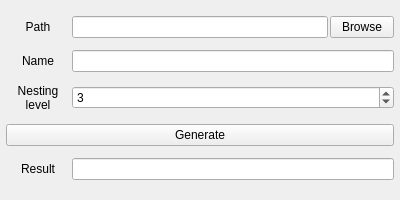
<?xml version="1.0" encoding="UTF-8"?>
<ui version="4.0">
 <class>UClassGenerator</class>
 <widget class="QWidget" name="UClassGenerator">
  <property name="geometry">
   <rect>
    <x>0</x>
    <y>0</y>
    <width>400</width>
    <height>200</height>
   </rect>
  </property>
  <property name="sizePolicy">
   <sizepolicy hsizetype="Preferred" vsizetype="Preferred">
    <horstretch>0</horstretch>
    <verstretch>0</verstretch>
   </sizepolicy>
  </property>
  <property name="minimumSize">
   <size>
    <width>400</width>
    <height>200</height>
   </size>
  </property>
  <property name="windowTitle">
   <string>Form</string>
  </property>
  <layout class="QGridLayout" name="gridLayout" rowstretch="1,1,1,1,1" columnstretch="1,4,1">
   <property name="leftMargin">
    <number>6</number>
   </property>
   <property name="topMargin">
    <number>6</number>
   </property>
   <property name="rightMargin">
    <number>6</number>
   </property>
   <property name="bottomMargin">
    <number>6</number>
   </property>
   <property name="spacing">
    <number>2</number>
   </property>
   <item row="2" column="0">
    <widget class="QLabel" name="LevelLabel">
     <property name="sizePolicy">
      <sizepolicy hsizetype="Ignored" vsizetype="Minimum">
       <horstretch>0</horstretch>
       <verstretch>0</verstretch>
      </sizepolicy>
     </property>
     <property name="text">
      <string>Nesting
level</string>
     </property>
     <property name="alignment">
      <set>Qt::AlignCenter</set>
     </property>
    </widget>
   </item>
   <item row="1" column="0">
    <widget class="QLabel" name="NameLabel">
     <property name="sizePolicy">
      <sizepolicy hsizetype="Ignored" vsizetype="Maximum">
       <horstretch>0</horstretch>
       <verstretch>0</verstretch>
      </sizepolicy>
     </property>
     <property name="text">
      <string>Name</string>
     </property>
     <property name="alignment">
      <set>Qt::AlignCenter</set>
     </property>
    </widget>
   </item>
   <item row="0" column="2">
    <widget class="QPushButton" name="BrowsePathBtn">
     <property name="sizePolicy">
      <sizepolicy hsizetype="Ignored" vsizetype="Maximum">
       <horstretch>0</horstretch>
       <verstretch>0</verstretch>
      </sizepolicy>
     </property>
     <property name="text">
      <string>Browse</string>
     </property>
    </widget>
   </item>
   <item row="3" column="0" colspan="3">
    <widget class="QPushButton" name="GenerateBtn">
     <property name="sizePolicy">
      <sizepolicy hsizetype="Ignored" vsizetype="Maximum">
       <horstretch>0</horstretch>
       <verstretch>0</verstretch>
      </sizepolicy>
     </property>
     <property name="text">
      <string>Generate</string>
     </property>
    </widget>
   </item>
   <item row="0" column="0">
    <widget class="QLabel" name="PathLabel">
     <property name="sizePolicy">
      <sizepolicy hsizetype="Ignored" vsizetype="Maximum">
       <horstretch>0</horstretch>
       <verstretch>0</verstretch>
      </sizepolicy>
     </property>
     <property name="text">
      <string>Path</string>
     </property>
     <property name="alignment">
      <set>Qt::AlignCenter</set>
     </property>
    </widget>
   </item>
   <item row="0" column="1">
    <widget class="QLineEdit" name="PathEdit">
     <property name="sizePolicy">
      <sizepolicy hsizetype="Ignored" vsizetype="Maximum">
       <horstretch>0</horstretch>
       <verstretch>0</verstretch>
      </sizepolicy>
     </property>
    </widget>
   </item>
   <item row="4" column="0">
    <widget class="QLabel" name="ResultLabel">
     <property name="sizePolicy">
      <sizepolicy hsizetype="Ignored" vsizetype="Maximum">
       <horstretch>0</horstretch>
       <verstretch>0</verstretch>
      </sizepolicy>
     </property>
     <property name="text">
      <string>Result</string>
     </property>
     <property name="alignment">
      <set>Qt::AlignCenter</set>
     </property>
    </widget>
   </item>
   <item row="4" column="1" colspan="2">
    <widget class="QLineEdit" name="ResultEdit">
     <property name="sizePolicy">
      <sizepolicy hsizetype="Ignored" vsizetype="Minimum">
       <horstretch>0</horstretch>
       <verstretch>0</verstretch>
      </sizepolicy>
     </property>
     <property name="readOnly">
      <bool>true</bool>
     </property>
    </widget>
   </item>
   <item row="1" column="1" colspan="2">
    <widget class="QLineEdit" name="NameEdit">
     <property name="sizePolicy">
      <sizepolicy hsizetype="Ignored" vsizetype="Maximum">
       <horstretch>0</horstretch>
       <verstretch>0</verstretch>
      </sizepolicy>
     </property>
    </widget>
   </item>
   <item row="2" column="1" colspan="2">
    <widget class="QSpinBox" name="LevelBox">
     <property name="sizePolicy">
      <sizepolicy hsizetype="Ignored" vsizetype="Maximum">
       <horstretch>0</horstretch>
       <verstretch>0</verstretch>
      </sizepolicy>
     </property>
     <property name="value">
      <number>3</number>
     </property>
    </widget>
   </item>
  </layout>
 </widget>
 <resources/>
 <connections/>
</ui>
